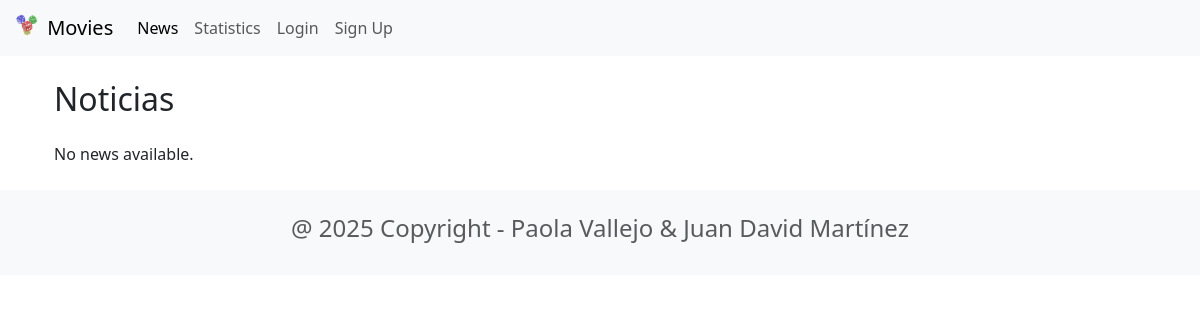
Before: /news/ with the older database file.
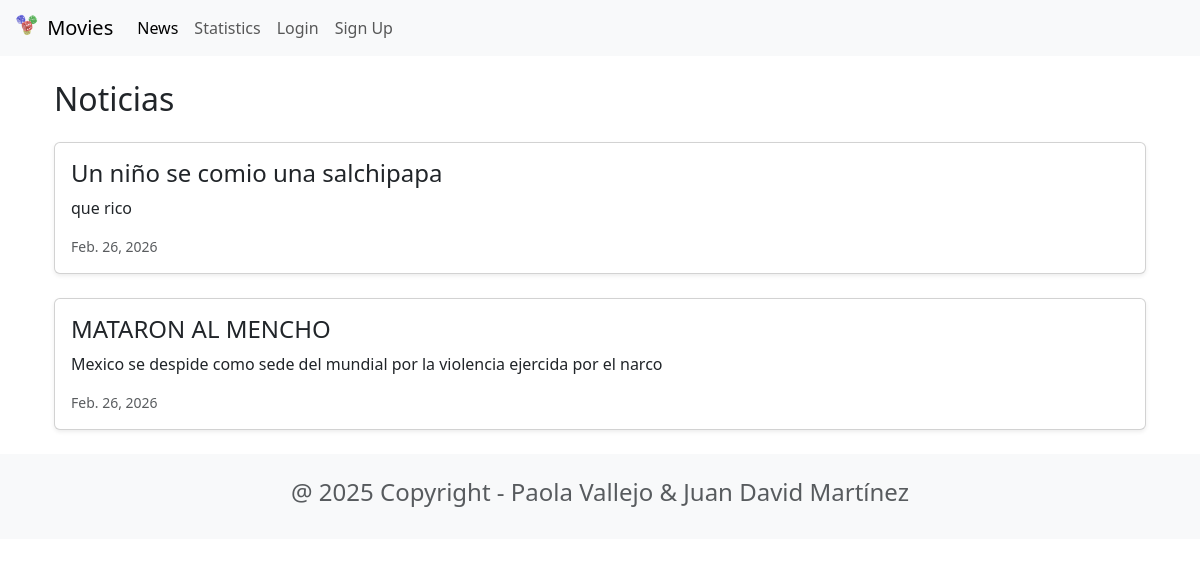
After: the same page with the newer database file.
### news/models.py (models this page shows, shortened)
class News(models.Model):
    headline = models.CharField(max_length=200)
    body = models. TextField ()
    date = models. DateField()
    image = models.ImageField(upload_to='news_images/', null=True, blank=True)

### news/views.py (the view)
# urls.py: path('news/', include('news.urls')),
def news(request):
    newss = News.objects.all().order_by('-date')
    return render(request, 'news.html', {'newss':newss})

### news/templates/news.html (shortened to what this page needs)
{% extends "base.html" %}
{% block content %}
<div class="container mt-4">
    <h2 class="mb-4">Noticias</h2>
    {% for item in newss %}
        <div class="card mb-4 shadow-sm">
            <div class="row g-0 align-items-center">
                <div class="{% if item.image %}col-md-8{% else %}col-12{% endif %}">
                    <div class="card-body">
                        <h4 class="card-title">{{ item.headline }}</h4>
                        <p class="card-text">
                            {{ item.body }}
                        </p>
                        {% if item.date %}
                        <p class="card-text">
                            <small class="text-muted">
                                {{ item.date }}
                            </small>
                        </p>
                        {% endif %}
                    </div>
                </div>
            </div>
        </div>
    {% empty %}
        <p>No news available.</p>
    {% endfor %}
</div>
{% endblock %}

### moviereviews/templates/base.html (shortened to what this page needs)
<head>
    <link href="https://cdn.jsdelivr.net/npm/bootstrap@5.3.8/dist/css/bootstrap.min.css" rel="stylesheet">
</head>
<nav class="navbar navbar-expand-lg bg-body-tertiary">
  <div class="container-fluid">
    <a class="navbar-brand" href="{% url 'home' %}">
      {% load static %}
      <img src="{% static 'images/home.png' %}" alt="" width="30"
height="24"
          class="d-inline-block align-text-top" />
      Movies
    </a>
    <div class="collapse navbar-collapse" id="navbarSupportedContent">
      <ul class="navbar-nav me-auto mb-2 mb-lg-0">
        <li class="nav-item">
          <a class="nav-link active" aria-current="page" href="{% url 'news' %}">News</a>
        </li>
        <li class="nav-item">
          <a class="nav-link" href="{% url 'statistics' %}">Statistics</a>
        </li>
        <li class="nav-item">
          <a class="nav-link" href="#">Login</a>
        </li>
        <li class="nav-item">
          <a class="nav-link" href="#">Sign Up</a>
        </li>
      </ul>
    </div>
  </div>
</nav>
<div class="container">
    {% block content %}
    {% endblock content %}
</div>
<footer class="text-center text-lg-start bg-light text-muted mt-4">
  <div class="container">
    <div class="row">
      <div class="text-center p-4">
        <h4>@ 2025 Copyright - Paola Vallejo & Juan David Martínez</h4>
      </div>
    </div>
  </div>
</footer>

Changed rows visible on the page:
added News: headline "Un niño se comio una salchipapa", body "que rico", date "Feb. 26, 2026"
added News: headline "MATARON AL MENCHO", body "Mexico se despide como sede del mundial por la violencia ejercida por el narco", date "Feb. 26, 2026"
Other visible differences:
text no longer shown: "No news available."
